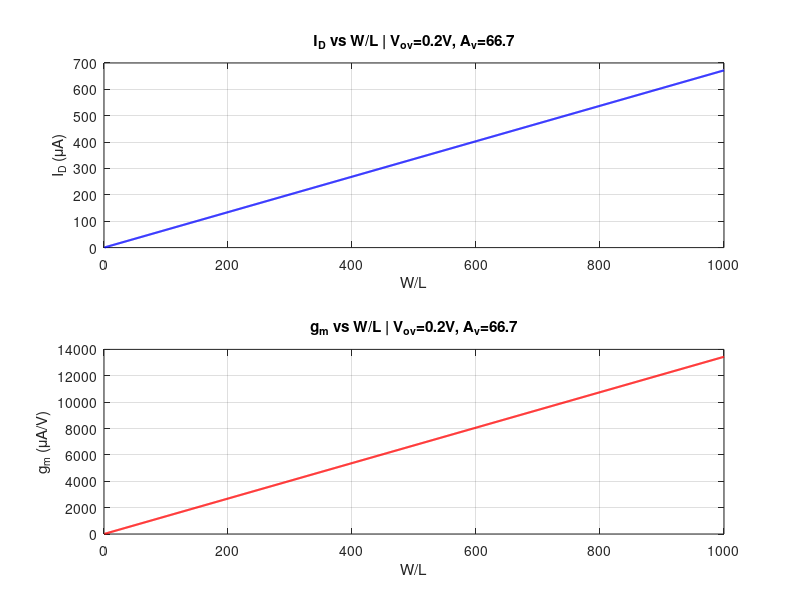

Write the MATLAB code that produced this figure. (Note: this script raises an error after producing the figure.)

%hand calcs for the comparator

clear; clc;
kn       = 67.2e-6;
lambda_n = 0.1;
lambda_p = 0.2;
Vov      = 0.1;        % fixed overdrive
L        = 5e-6;


Av = 2 / (Vov * (lambda_n + lambda_p));
fprintf('Av = %.4f\n', Av)


wl1 = linspace(1, 1000, 1000);

% Id = kn * (W/L) * Vov^2
Id = kn * wl1 * Vov^2;

% gm = 2*Id/Vov = sqrt(2*kn*(W/L)*Id)
gm = 2 * Id / Vov;


W_nm   = wl1 * L * 1e9;
mask   = mod(W_nm, 180) == 0;
WL_int = wl1(mask);
Id_int = Id(mask);
gm_int = gm(mask);


fprintf('\nW (um) | W/L  | Id (uA)  | gm (uA/V)\n')
fprintf('------------------------------------------\n')
for i = 1:10   % print first 10 cause that's all we need rly
    fprintf('%6.0f um | %4.0f | %8.4f uA | %8.4f uA/V\n', ...
        WL_int(i)*180, WL_int(i), Id_int(i)*1e6, gm_int(i)*1e6)
end


figure;
subplot(2,1,1)
plot(wl1, Id*1e6, 'b-', 'LineWidth', 1.5)
xlabel('W/L'); ylabel('I_D (\muA)')
title(sprintf('I_D vs W/L | V_{ov}=0.2V, A_v=%.1f', Av))
grid on; box on;

subplot(2,1,2)
plot(wl1, gm*1e6, 'r-', 'LineWidth', 1.5)
xlabel('W/L'); ylabel('g_m (\muA/V)')
title(sprintf('g_m vs W/L | V_{ov}=0.2V, A_v=%.1f', Av))
grid on; box on;

sgtitle('5T OTA: V_{ov}=0.2V Fixed Design', 'FontSize', 13)




%% part 2 - finding m3 bias points / sizing

kp       = 19.2e-6;
Id3      = 6.048e-6;   % = Iss/2
Vtp      = 0.8;
VDD      = 3;

Vov3_sweep = linspace(0.1, 1.5, 10000);   % sweep Vov3

% W/L3 from Id = kp*(W/L)*Vov^2
WL3 = Id3 ./ (kp * Vov3_sweep.^2);

% Corresponding Vsg3 = Vov3 + |Vtp|
Vsg3 = Vov3_sweep + Vtp;

% Corresponding Vout_DC = VDD - Vsg3 (diode connected => Vsd3 = Vsg3)
Vout_DC = VDD - Vsg3;

% --- Find exact Vov3 and W/L3 where Vout_DC = 1.5V ---
% Vout = VDD - Vov3 - Vtp = 1.5  =>  Vov3 = VDD - Vtp - 1.5
Vov3_target = VDD - Vtp - 1.5;                    % = 0.7 V
WL3_target  = Id3 / (kp * Vov3_target^2);

fprintf('\n--- M3 Operating Point for Vout_DC = 1.5V ---\n')
fprintf('Vov3       = %.4f V\n',   Vov3_target)
fprintf('Vsg3       = %.4f V\n',   Vov3_target + Vtp)
fprintf('W/L_3      = %.4f\n',     WL3_target)
fprintf('Vout_DC    = %.4f V\n',   VDD - (Vov3_target + Vtp))

% Plot
figure;
subplot(2,1,1)
plot(Vov3_sweep, WL3, 'b-', 'LineWidth', 1.5)
yline(1,          'r--', 'W/L = 1 (min)',        'LineWidth', 1.2)
yline(WL3_target, 'g--', sprintf('W/L = %.3f @ V_{out}=1.5V', WL3_target), 'LineWidth', 1.2)
xline(Vov3_target,'k--', sprintf('V_{ov3} = %.2f V', Vov3_target),          'LineWidth', 1.2)
scatter(Vov3_target, WL3_target, 80, 'g', 'filled')
xlabel('V_{ov3} (V)'); ylabel('W/L_3')
title('W/L_3 vs V_{ov3}')
grid on; box on;

subplot(2,1,2)
plot(Vov3_sweep, Vout_DC, 'r-', 'LineWidth', 1.5)
yline(VDD/2, 'b--', 'VDD/2 = 1.5V', 'LineWidth', 1.2)
xline(Vov3_target, 'k--', sprintf('V_{ov3} = %.2f V', Vov3_target), 'LineWidth', 1.2)
scatter(Vov3_target, 1.5, 80, 'g', 'filled', 'DisplayName', 'Target: V_{out}=1.5V')
xlabel('V_{ov3} (V)'); ylabel('V_{out DC} (V)')
title('V_{out DC} vs V_{ov3}')
legend('V_{out DC}', 'VDD/2', '', 'Target', 'Location', 'southwest')
grid on; box on;

sgtitle('M3/M4 Sizing Sweep — Target V_{out,DC} = 1.5V', 'FontSize', 13)

%% Part 3b - CS Stage Bias Point Options
fprintf('\n===== Part 3b: CS_OUT_bias Sensitivity =====\n')

VDD  = 3;
VtHn = 0.7;
VtHp = 0.8;
Vx   = 0.8225;
Vov3_target = 0.7;
Vtp         = 0.8;
lambda_n = 0.1;
lambda_p = 0.2;

diff_out    = VDD - (Vov3_target + Vtp);
VSG7        = VDD - diff_out;
Vov7        = VSG7 - VtHp;
CS_OUT_high = VDD - Vov7;
CS_OUT_low  = Vx - VtHn;

fprintf('CS_OUT_high = %.4f V\n', CS_OUT_high)
fprintf('CS_OUT_low  = %.4f V\n', CS_OUT_low)

% -------------------------------------------------------
% Option 1: CS_OUT_bias = VDD/2
% -------------------------------------------------------
CS_OUT_opt1 = VDD / 2;
Vov8_opt1   = CS_OUT_opt1 - VtHn;
Av_opt1     = 2 / (Vov8_opt1 * (lambda_n + lambda_p));
headroom_top_opt1 = CS_OUT_high - CS_OUT_opt1;
headroom_bot_opt1 = CS_OUT_opt1 - CS_OUT_low;

fprintf('\n--- Option 1: CS_OUT_bias = VDD/2 = %.4f V ---\n', CS_OUT_opt1)
fprintf('Vov8         = %.4f V\n', Vov8_opt1)
fprintf('Av_CS        = %.4f\n',   Av_opt1)
fprintf('Headroom top = %.4f V\n', headroom_top_opt1)
fprintf('Headroom bot = %.4f V\n', headroom_bot_opt1)

% -------------------------------------------------------
% Option 2: CS_OUT_bias = CS_OUT_low + 0.3V margin
% -------------------------------------------------------
CS_OUT_opt2 = CS_OUT_low + 0.3;
Vov8_opt2   = CS_OUT_opt2 - VtHn;
Av_opt2     = 2 / (Vov8_opt2 * (lambda_n + lambda_p));
headroom_top_opt2 = CS_OUT_high - CS_OUT_opt2;
headroom_bot_opt2 = CS_OUT_opt2 - CS_OUT_low;

fprintf('\n--- Option 2: CS_OUT_bias = CS_OUT_low + 0.3V = %.4f V ---\n', CS_OUT_opt2)
fprintf('Vov8         = %.4f V\n', Vov8_opt2)
fprintf('Av_CS        = %.4f\n',   Av_opt2)
fprintf('Headroom top = %.4f V\n', headroom_top_opt2)
fprintf('Headroom bot = %.4f V\n', headroom_bot_opt2)

% -------------------------------------------------------
% Option 3: Sweep CS_OUT_bias, plot headroom and Av
% -------------------------------------------------------
CS_OUT_sweep      = linspace(CS_OUT_low + 0.05, CS_OUT_high - 0.05, 1000);
Vov8_sweep        = CS_OUT_sweep - VtHn;
Av_sweep          = 2 ./ (Vov8_sweep * (lambda_n + lambda_p));
headroom_top_sweep = CS_OUT_high - CS_OUT_sweep;
headroom_bot_sweep = CS_OUT_sweep - CS_OUT_low;
% symmetric swing = min of top and bottom headroom
sym_swing_sweep   = min(headroom_top_sweep, headroom_bot_sweep);

% find max symmetric swing point
[~, idx_best] = max(sym_swing_sweep);
CS_OUT_best   = CS_OUT_sweep(idx_best);
Vov8_best     = Vov8_sweep(idx_best);
Av_best       = Av_sweep(idx_best);

fprintf('\n--- Option 3: Max Symmetric Swing Point ---\n')
fprintf('CS_OUT_bias  = %.4f V\n', CS_OUT_best)
fprintf('Vov8         = %.4f V\n', Vov8_best)
fprintf('Av_CS        = %.4f\n',   Av_best)
fprintf('Headroom top = %.4f V\n', headroom_top_sweep(idx_best))
fprintf('Headroom bot = %.4f V\n', headroom_bot_sweep(idx_best))

% -------------------------------------------------------
% Sizing table for each option
% -------------------------------------------------------
options       = {CS_OUT_opt1, CS_OUT_opt2, CS_OUT_best};
option_labels = {'VDD/2', 'CS\_low+0.3V', 'Max Sym Swing'};

fprintf('\n--- W/L Sizing for Each Option (first valid W/L_7) ---\n')
fprintf('Option         | CS_OUT | Vov8  | W/L_7 | Id (uA) | W/L_8 | Av\n')
fprintf('------------------------------------------------------------------------\n')
for o = 1:3
    CS_b  = options{o};
    Vov8  = CS_b - VtHn;
    for WL7 = 1:50
        Id7  = kp * WL7 * Vov7^2;
        WL8  = Id7 / (kn * Vov8^2);
        W8nm = WL8 * L * 1e9;
        Av   = 2 / (Vov8 * (lambda_n + lambda_p));
        if WL8 >= 1 && mod(round(W8nm), 180) == 0
            fprintf('%-15s| %.4f | %.4f | %5d | %7.4f | %5.2f | %.2f\n', ...
                option_labels{o}, CS_b, Vov8, WL7, Id7*1e6, WL8, Av)
            break
        end
    end
end

% -------------------------------------------------------
% Plots
% -------------------------------------------------------
figure;
subplot(3,1,1)
plot(CS_OUT_sweep, Av_sweep, 'b-', 'LineWidth', 1.5); hold on
xline(CS_OUT_opt1, 'r--', 'Opt1: VDD/2',        'LineWidth', 1.2)
xline(CS_OUT_opt2, 'g--', 'Opt2: low+0.3V',     'LineWidth', 1.2)
xline(CS_OUT_best, 'm--', 'Opt3: max sym swing', 'LineWidth', 1.2)
xlabel('CS\_OUT bias (V)'); ylabel('|A_{v,CS}|')
title('CS Stage Gain vs Output Bias Point')
grid on; box on;

subplot(3,1,2)
plot(CS_OUT_sweep, headroom_top_sweep, 'b-',  'LineWidth', 1.5); hold on
plot(CS_OUT_sweep, headroom_bot_sweep, 'r-',  'LineWidth', 1.5)
plot(CS_OUT_sweep, sym_swing_sweep,    'k--', 'LineWidth', 1.5)
xline(CS_OUT_opt1, 'r--', 'LineWidth', 1)
xline(CS_OUT_opt2, 'g--', 'LineWidth', 1)
xline(CS_OUT_best, 'm--', 'LineWidth', 1)
legend('Headroom top (M7)', 'Headroom bot (M8)', 'Min (sym swing)', ...
    'Location', 'northeast')
xlabel('CS\_OUT bias (V)'); ylabel('Headroom (V)')
title('Output Swing Headroom vs Bias Point')
grid on; box on;

subplot(3,1,3)
plot(CS_OUT_sweep, Vov8_sweep, 'g-', 'LineWidth', 1.5); hold on
xline(CS_OUT_opt1, 'r--', 'LineWidth', 1)
xline(CS_OUT_opt2, 'g--', 'LineWidth', 1)
xline(CS_OUT_best, 'm--', 'LineWidth', 1)
xlabel('CS\_OUT bias (V)'); ylabel('V_{ov8} (V)')
title('V_{ov8} vs CS\_OUT Bias Point')
grid on; box on;

sgtitle('CS Stage: Bias Point Options 1, 2, 3', 'FontSize', 13)
